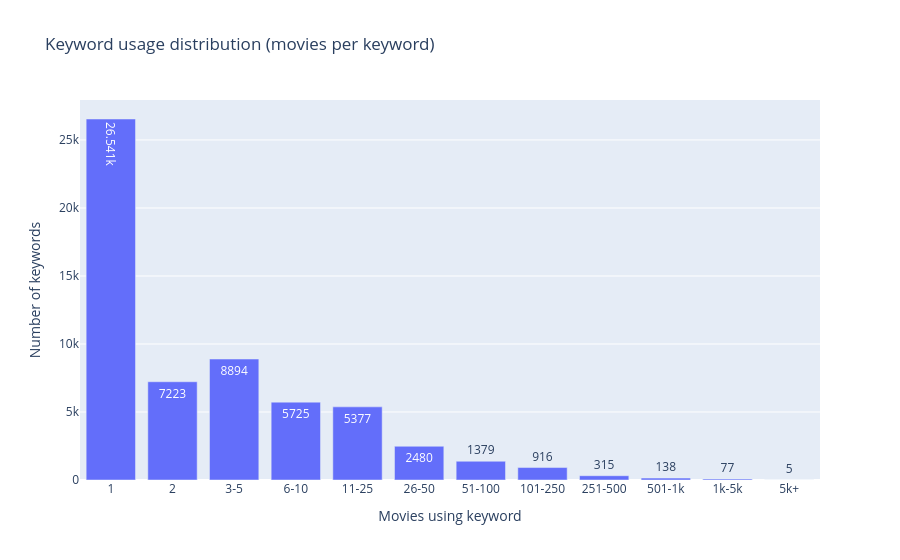

Notebook cell for this chart:
### Markdown cell above
## Distribution

### Code cell
buckets = [0, 1, 2, 5, 10, 25, 50, 100, 250, 500, 1000, 5000, float('inf')]
labels  = ['1','2','3-5','6-10','11-25','26-50','51-100','101-250','251-500','501-1k','1k-5k','5k+']
kw_used = keywords[keywords["movie_count"] > 0].copy()
kw_used["bucket"] = pd.cut(kw_used["movie_count"], bins=buckets, labels=labels)

dist = kw_used["bucket"].value_counts().reindex(labels).reset_index()
dist.columns = ["movies_per_keyword", "keyword_count"]

fig = px.bar(
    dist, x="movies_per_keyword", y="keyword_count", text_auto=True,
    title="Keyword usage distribution (movies per keyword)",
    labels={"movies_per_keyword": "Movies using keyword", "keyword_count": "Number of keywords"},
)
fig.show()

### Figure 1 — Plotly figure (JSON) as saved in the notebook; plotly's stock layout.template omitted (floating-point values rounded to 4 significant figures)
{"data": [{"hovertemplate": "Movies using keyword=%{x}<br>Number of keywords=%{y}<extra></extra>", "legendgroup": "", "marker": {"color": "#636efa", "pattern": {"shape": ""}}, "name": "", "orientation": "v", "showlegend": false, "textposition": "auto", "texttemplate": "%{y}", "type": "bar", "x": ["1", "2", "3-5", "6-10", "11-25", "26-50", "51-100", "101-250", "251-500", "501-1k", "1k-5k", "5k+"], "xaxis": "x", "y": [26541, 7223, 8894, 5725, 5377, 2480, 1379, 916, 315, 138, 77, 5], "yaxis": "y"}], "layout": {"barmode": "relative", "legend": {"tracegroupgap": 0}, "title": {"text": "Keyword usage distribution (movies per keyword)"}, "xaxis": {"anchor": "y", "domain": [0.0, 1.0], "title": {"text": "Movies using keyword"}}, "yaxis": {"anchor": "x", "domain": [0.0, 1.0], "title": {"text": "Number of keywords"}}}}
